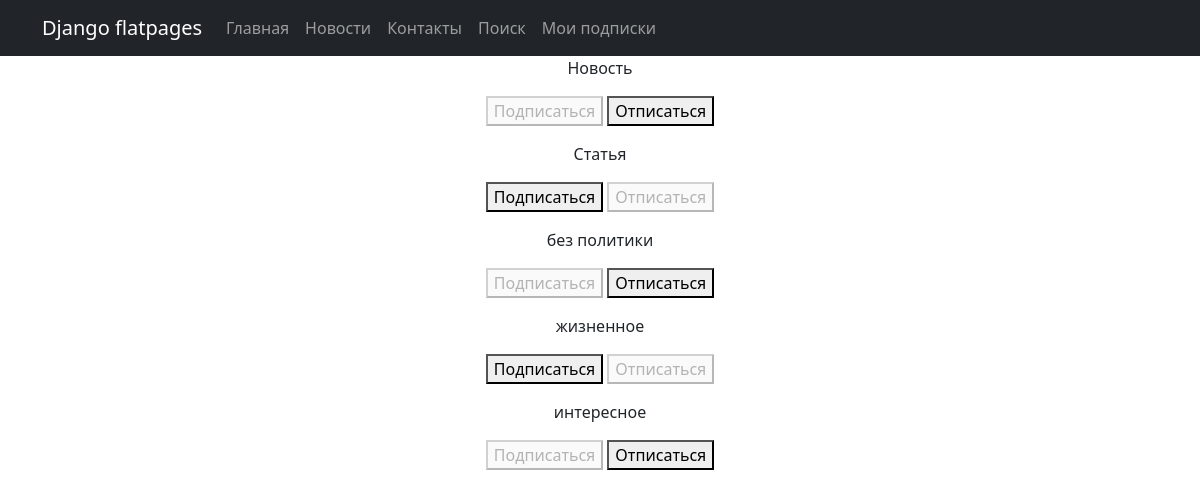
Screenshot of /news/subscriptions/ (signed in) with the database file from the repository.
### news/models.py (models this page shows, shortened)
class Category(models.Model):
    name = models.CharField(max_length=64, unique=True)

### news/views.py (the view, shortened to what this page needs)
# urls.py: path('subscriptions/', subscriptions, name='subscriptions'),
@login_required
@csrf_protect
def subscriptions(request):
    categories_with_subscriptions = Category.objects.annotate(
        user_subscribed=Exists(
            Subscription.objects.filter(
                user=request.user,
                category=OuterRef('pk'),
            )
        )
    ).order_by('name')
    return render(
        request,
        'subscriptions.html',
        {'categories': categories_with_subscriptions},
    )

### templates/subscriptions.html (shortened to what this page needs)
{% extends 'flatpages/default.html' %}
{% block content %}
    {% for category in categories  %}
        <p>
            {{ category.name }}
            <form method="post">
                {% if category.user_subscribed %}
                    <button disabled>Подписаться</button>
                    <button name="action" value="unsubscribe">Отписаться</button>
                {% else %}
                    <button name="action" value="subscribe">Подписаться</button>
                    <button disabled>Отписаться</button>
                {% endif %}
            </form>
        </p>
    {% endfor %}
{% endblock content %}

### rows the page displays
Category: name "Новость", shows "Подписаться"
Category: name "Статья", shows "Подписаться"
Category: name "без политики", shows "Подписаться"
Category: name "жизненное", shows "Подписаться"
Category: name "интересное", shows "Подписаться"
